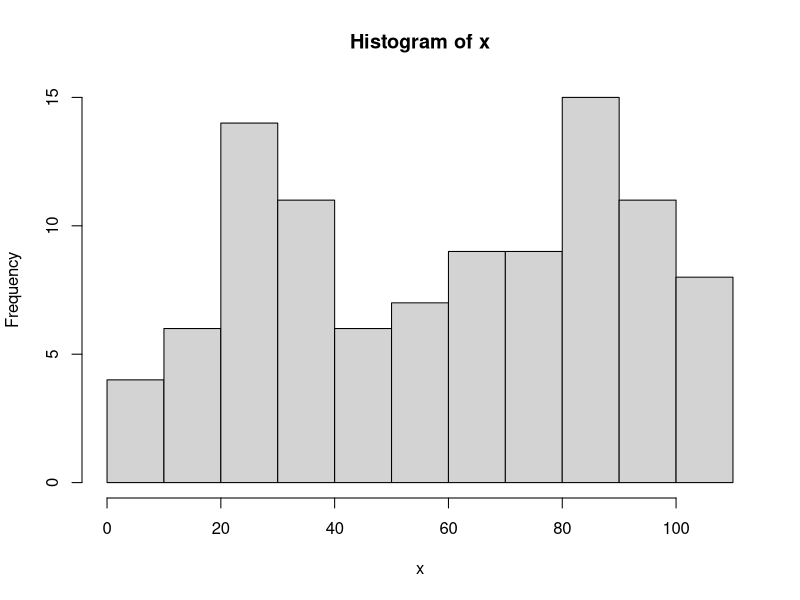
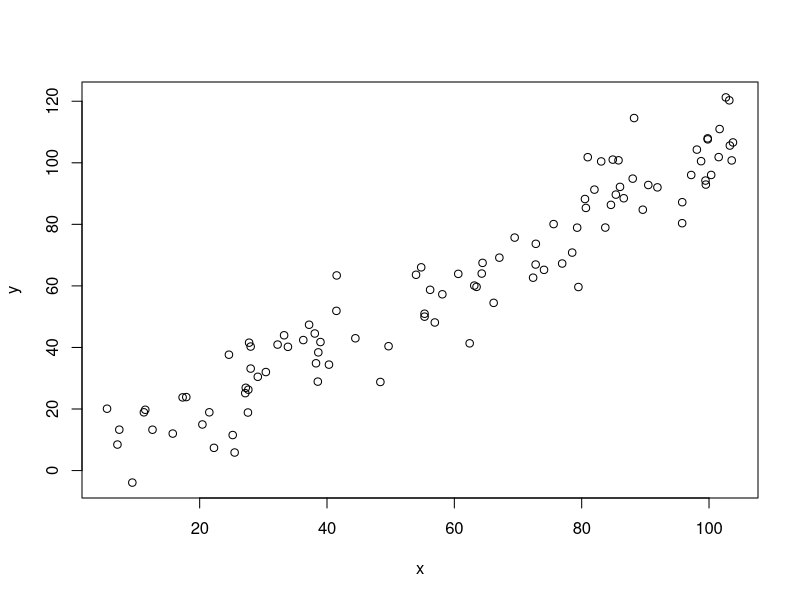

Write the R code that produced these figures, in order.
## Ryan Elmore
## Testing RStudio/Git Integration
## 17 July 2013
## Jeebus

e <- rnorm(100, s = 10)
x <- 5 + 10*runif(100, 0, 10)
hist(x)
y <- x + e
plot(x, y)
## another
## huh?
